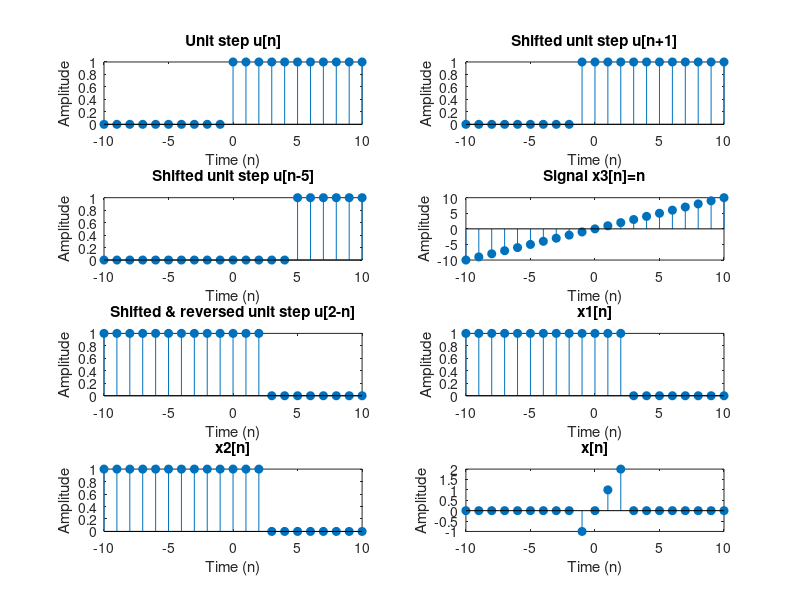

The MATLAB script that drew this image:
% left & right bounds of time axis (in samples)
nL = 10;
nR = 10;

% processing
n = -nL:nR; % create discrete-time vector
u = [zeros(1,nL), 1, ones(1,nR)]; % generate u[n]
subplot(4,2,1)
stem(n,u,'fill'); % plot u[n]
title('Unit step u[n]');
xlabel('Time (n)');
ylabel('Amplitude');

up1 = [zeros(1,nL-1), 1, ones(1,nR+1)]; % generate u[n+1]
subplot(4,2,2)
stem(n,up1,'fill'); % plot u[n+1]
title('Shifted unit step u[n+1]');
xlabel('Time (n)');
ylabel('Amplitude');

um5 = [zeros(1,nL+5), 1, ones(1,nR-5)]; % generate u[n-5]
subplot(4,2,3)
stem(n,um5,'fill'); % plot u[n-5]
title('Shifted unit step u[n-5]');
xlabel('Time (n)');
ylabel('Amplitude');

x3 = n; % generate x3[n]=n
subplot(4,2,4)
stem(n,x3,'fill'); % plot x3[n]
title('Signal x3[n]=n');
xlabel('Time (n)');
ylabel('Amplitude');

u2m = [ones(1,nL+2), 1, zeros(1,nR-2)]; % generate u[2-n]
subplot(4,2,5)
stem(n,u2m,'fill'); % plot u[2-n]
title('Shifted & reversed unit step u[2-n]');
xlabel('Time (n)');
ylabel('Amplitude');

x1 = up1-um5; % generate x1[n]
subplot(4,2,6)
stem(n,u2m,'fill'); % plot x1[n]
title('x1[n]');
xlabel('Time (n)');
ylabel('Amplitude');

x2 = x3.*u2m; % generate x2[n]
subplot(4,2,7)
stem(n,u2m,'fill'); % plot x2[n]
title('x2[n]');
xlabel('Time (n)');
ylabel('Amplitude');

x = x1.*x2; % generate x[n]=x1[n]*x2[n]
subplot(4,2,8)
stem(n,x,'fill'); % plot x[n]
title('x[n]');
xlabel('Time (n)');
ylabel('Amplitude');

